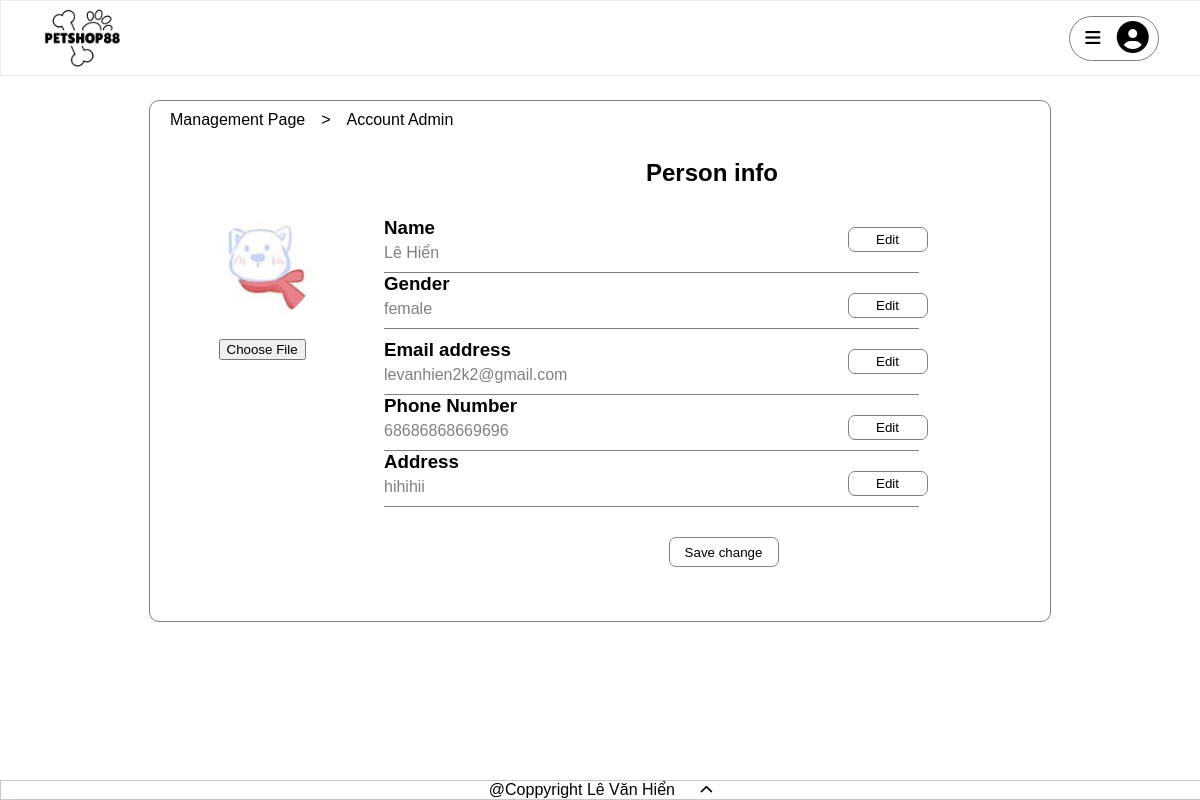
The app's page /petshopdp_7/html/account.php (signed in) with its own data.
### tables this page shows
CREATE TABLE `customer` (
  `id` int(11) NOT NULL,
  `role_id` int(11) NOT NULL,
  `fullname` varchar(50) DEFAULT NULL,
  `email` varchar(150) NOT NULL,
  `password` varchar(60) NOT NULL,
  `account_balance` int(20) NOT NULL,
  `gender` varchar(10) DEFAULT NULL,
  `phone_number` varchar(20) DEFAULT NULL,
  `address` varchar(200) DEFAULT NULL,
  `thumbnail` varchar(300) DEFAULT NULL,
  `created_at` datetime DEFAULT NULL,
  `updated_at` datetime DEFAULT NULL,
  `deleted` int(11) DEFAULT NULL
);

### petshopdp_7/lib/database.php (called while the page is built, shortened)
<?php
class Database
{
  public $host   = DB_HOST;
  public $user   = DB_USER;
  public $pass   = DB_PASS;
  public $dbname = DB_NAME;
  public $link;
  private function connectDB()
  {
    $this->link = new mysqli(
      $this->host,
      $this->user,
      $this->pass,
      $this->dbname
    );
  }
  public function select($query)
  {
    $result = $this->link->query($query) or
      die($this->link->error . __LINE__);
    if ($result->num_rows > 0) {
      return $result;
    } else {
      return false;
    }
  }
}

### petshopdp_7/lib/session.php (called while the page is built, shortened)
<?php
class Session
{
  public static function get($key)
  {
    if (isset($_SESSION[$key])) {
      return $_SESSION[$key];
    } else {
      return false;
    }
  }
}

### petshopdp_7/classes/admin_account.php (called while the page is built, shortened)
<?php
include '../lib/session.php';
include '../lib/database.php';
?>
<?php
class Upload
{
  private $db;
  public function __construct()
  {
    $this->db = new Database();
  }
  public function loadpage()
  {
    $email = Session::get('admin_email');
    $query = "SELECT * FROM customer WHERE email = '$email'";
    $result = $this->db->select($query);
    $value = $result->fetch_assoc();
    return $value;
  }
}

### petshopdp_7/html/account.php (the view, shortened to what this page needs)
<?php
include '../classes/admin_account.php';
$upload =  new Upload();
$value = $upload->loadpage();
?>
<?php
require "../inc/head.php";
?>
<link rel="stylesheet" href="../css/settingpersonal.css" type="text/css" />
</head>
<body>
  <div class="wrapper">
    <header>
      <div class="logo">
        <a href=""><img src="../images/logo.png" alt="logo" height="70" width="90" /></a>
      </div>
      <div class="login-gh">
        <div class="dropdown" data-dropdown>
          <button class="link" data-dropdown-button>
            <i class="fa-solid fa-bars" data-dropdown-button></i>
            <em class="fa-solid fa-circle-user user" data-dropdown-button></em>
          </button>
        </div>
      </div>
    </header>
    <?php
    require "../inc/footer.php";
    ?>
    <div class="content">
      <div class="wrap">
        <div class="content-t">
          <ol>
            <li><a href="admin.php">Management Page</a></li>
            <li>&emsp;>&emsp;</li>
            <li>Account Admin</li>
          </ol>
        </div>
        <form action="" enctype="multipart/form-data" method="POST">
          <div class="content-left">
            <img src="<?php print $value['thumbnail'] ?>" alt="" />
            <input type="file" name="upload_file"><br>
          </div>
          <div class="content-right">
            <h2 style="text-align: center; padding: 10px 10px 20px 0px">
              Person info
            </h2>
            <div class="content-ct">
              <div class="ndd">
                <div class="nddd">
                  <div class="ndd-left">
                    <h3 style="padding-bottom: 5px; padding-top: 10px">Name</h3>
                    <div class="name">
                      <span style="color: gray; margin-bottom: 10px"><?php echo $value['fullname'] ?></span>
                    </div>
                  </div>
                  <div class="ndd-right">
                    <button type="button" onclick="input('name')">Edit</button>
                  </div>
                  <hr width="100%" size="1px" align="center" color="gray" />
                </div>
                <?php if ($value['gender'] != "") { ?>
                <div class="nddd">
                  <div class="ndd-left">
                    <h3 style="padding-bottom: 5px">Gender</h3>
                    <div class="name">
                      <span style="color: gray; margin-bottom: 10px">
                        <?php echo $value['gender']; ?>
                      </span>
                    </div>
                  </div>
                  <div class="ndd-right">
                    <button type="button" onclick="input('gender')">Edit</button>
                  </div>
                  <hr width="100%" size="1px" align="center" color="gray" />
                </div>
                <?php } ?>
                <div class="nddd">
                  <div class="ndd-left">
                    <h3 style="padding-bottom: 5px; padding-top: 10px">
                      Email address
                    </h3>
                    <div class="name">
                      <span style="color: gray; margin-bottom: 10px"><?php echo Session::get('admin_email') ?></span>
                    </div>
                  </div>
                  <div class="ndd-right">
                    <button type="button" onclick="input('email')">Edit</button>
                  </div>
                  <hr width="100%" size="1px" align="center" color="gray" />
                </div>
                <?php if ($value['phone_number'] != "") { ?>
                <div class="nddd">
                  <div class="ndd-left">
                    <h3 style="padding-bottom: 5px">Phone Number</h3>
                    <div class="name">
                      <span style="color: gray; margin-bottom: 10px">
                        <?php echo $value['phone_number']; ?>
                      </span>
                    </div>
                  </div>
                  <div class="ndd-right">
                    <button type="button" onclick="input('phone')">Edit</button>
                  </div>
                  <hr width="100%" size="1px" align="center" color="gray" />
                </div>
                <?php } ?>
                <?php if ($value['address'] != "") { ?>
                <div class="nddd">
                  <div class="ndd-left">
                    <h3 style="padding-bottom: 5px">Address</h3>
                    <div class="name">
                      <span style="color: gray; margin-bottom: 10px">
                        <?php echo $value['address']; ?>
                      </span>
                    </div>
                  </div>
                  <div class="ndd-right">
                    <button type="button" onclick="input('address')">Edit</button>
                  </div>
                  <hr width="100%" size="1px" align="center" color="gray" />
                </div>
                <?php } ?>
              </div>
            </div>
            <div class="luu">
              <input type="submit" name="submit" value="Save change">
            </div>
          </div>
        </form>
      </div>
    </div>
  </div>
</body>
</html>

### petshopdp_7/css/settingpersonal.css (style rules this page uses)
* { padding: 0; margin: 0; }
body { font-family: sans-serif; }
.wrapper { position: relative; }
.dropdown { position: relative; }
.logo { margin: 0px 0px 0px -147px; }
header { display: flex; width: 100%; background-color: rgb(255, 255, 255); justify-content: space-around; align-items: center; border: 1px solid rgb(236, 236, 236); position: fixed; transition: all 0.5 ease-in-out; }
.login-gh { display: flex; justify-content: space-around; margin: 0px -140px 0px 0px; }
.dropdown i { transform: scale(1.3, 1.3); border: none; }
.dropdown em { transform: scale(2.4, 2.4); }
.dropdown button { border: none; width: 90px; height: 45px; background-color: #ffff; border-radius: 25px; border: 1px solid gray; cursor: pointer; }
.content { padding: 100px 0px 0px 0px; width: 100%; display: flex; justify-content: center; }
.wrap { width: 900px; height: 520px; background: rgb(255, 255, 255); border: 1px solid gray; border-radius: 10px; }
.content-left { float: left; width: 25%; display: flex; align-items: center; flex-direction: column; border-radius: 10px; margin: 60px 0px 0px 0px; }
.content-left img { width: 100px; height: 100px; border-radius: 50%; margin: 10px 0px 10px 0px; }
.content button { border: 1px solid gray; background: rgb(255, 255, 255); color: rgb(0, 0, 0); width: 80px; height: 25px; border-radius: 7px; cursor: pointer; }
.content-right { width: 74%; float: right; border-radius: 10px; }
.content-ct { display: flex; width: 100%; align-items: center; }
.ndd { display: flex; width: 100%; flex-direction: column; }
.ndd-left { width: 80%; float: left; }
.nddd { width: 80%; }
.ndd-right { width: 13%; float: right; padding-top: 20px; }
.name { margin-bottom: 10px; }
.luu { margin: 20px 0px 0px 0px; display: flex; justify-content: center; }
.luu input { border: 1px solid gray; background: rgb(255, 255, 255); color: rgb(0, 0, 0); width: 110px; height: 30px; border-radius: 7px; cursor: pointer; }
input[type="file"] { width: 88px; margin: 10px 0px 0px 0px; }
input[type="submit"] { margin: 10px 0px 0px 13px; cursor: pointer; }
.content-t { padding: 10px 0px 10px 20px; }
.content-t ol { display: flex; list-style: none; padding: 0px 0px 10px 0px; }
.content-t a { color: black; text-decoration: none; }

### records on screen
customer: thumbnail (picture), fullname "Lê Hiển", gender "female", phone_number "68686868669696", address "hihihii"

### other values on screen
Session::get('admin_email') "levanhien2k2@gmail.com"
